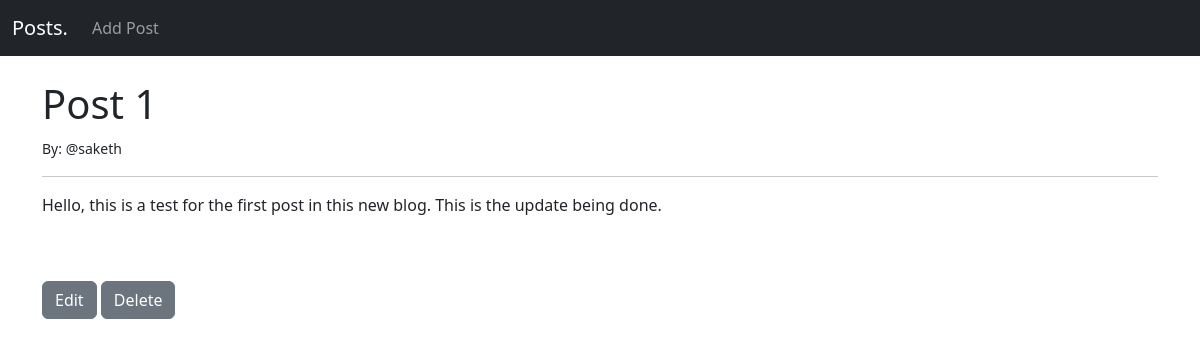
/post/1, run on the app's committed database.
### startBlog/models.py (models this page shows, shortened)
class Post(models.Model):
    title = models.CharField(max_length=255)
    author = models.ForeignKey(User, on_delete=models.CASCADE) #If user is deleted then this removes all the posts from the user
    body = models.TextField()

### startBlog/views.py (the view)
# urls.py: path('post/<int:pk>', PostView.as_view(), name="post-detail"), #the <int:pk> is passing the primary key as a parameter
class PostView(DetailView):
    model = Post
    template_name = 'post_detail.html'

### startBlog/templates/post_detail.html (shortened to what this page needs)
{%  extends 'base.html' %}
{%  block content    %}
<h1>{{  post.title  }}</h1>
<small>By: @{{ post.author  }}</small>
<hr>
<p>{{   post.body   }}</p>
<br><br>
<a href="{% url 'edit-post' post.pk %}" class="btn btn-secondary">Edit</a>
<a href="{% url 'delete-post' post.pk %}" class="btn btn-secondary">Delete</a>
{%  endblock    %}

### data on the page
Post: title "Post 1", author "saketh", body "Hello, this is a test for the first post in this new blog. This is the update being done."
